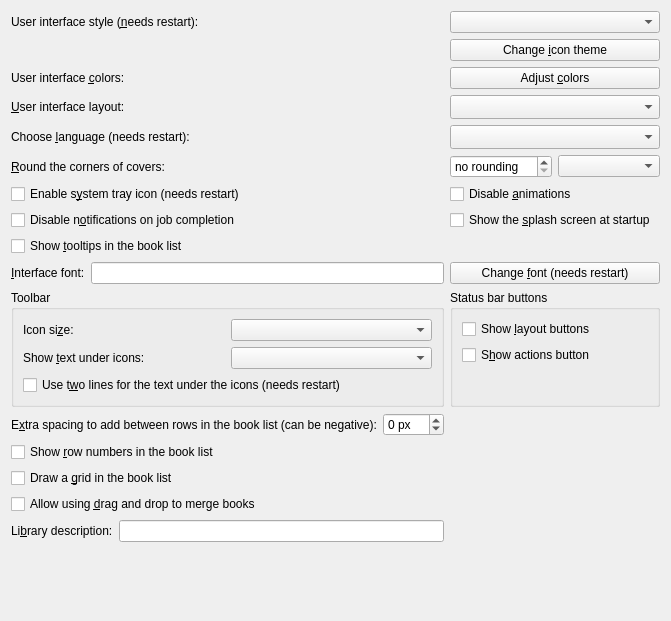
<?xml version="1.0" encoding="UTF-8"?>
<ui version="4.0">
 <class>main_interface_tab</class>
 <widget class="QWidget" name="main_interface_tab">
  <property name="geometry">
   <rect>
    <x>0</x>
    <y>0</y>
    <width>617</width>
    <height>621</height>
   </rect>
  </property>
  <layout class="QGridLayout" name="gridLayout_main_interface">
   <item row="13" column="0">
    <widget class="QCheckBox" name="opt_booklist_grid">
     <property name="text">
      <string>Draw a &amp;grid in the book list</string>
     </property>
    </widget>
   </item>
   <item row="12" column="0">
    <widget class="QCheckBox" name="opt_row_numbers_in_book_list">
     <property name="text">
      <string>Show &amp;row numbers in the book list</string>
     </property>
    </widget>
   </item>
   <item row="3" column="0">
    <widget class="QLabel" name="label_17">
     <property name="text">
      <string>&amp;User interface layout:</string>
     </property>
     <property name="buddy">
      <cstring>opt_gui_layout</cstring>
     </property>
    </widget>
   </item>
   <item row="2" column="0">
    <widget class="QLabel" name="opt_color_palette_label">
     <property name="text">
      <string>User interface &amp;colors:</string>
     </property>
     <property name="buddy">
      <cstring>button_adjust_colors</cstring>
     </property>
    </widget>
   </item>
   <item row="5" column="1">
    <layout class="QHBoxLayout" name="horizontalLayout_3">
     <item>
      <widget class="QSpinBox" name="opt_cover_corner_radius">
       <property name="toolTip">
        <string>Round the corners of covers in many places they are displayed such as the Cover grid, Book details panel, etc. Adjust the amount of rounding with this setting. A value of between 5 and 10 looks good with most covers sizes. Zero disables rounding and is the default.</string>
       </property>
       <property name="specialValueText">
        <string>no rounding</string>
       </property>
      </widget>
     </item>
     <item>
      <widget class="QComboBox" name="opt_cover_corner_radius_unit">
       <property name="toolTip">
        <string>The unit for the cover corner rounding. Either pixel values or as a percentage of the cover size.</string>
       </property>
      </widget>
     </item>
    </layout>
   </item>
   <item row="14" column="0">
    <widget class="QCheckBox" name="opt_dnd_merge">
     <property name="text">
      <string>Allow using &amp;drag and drop to merge books</string>
     </property>
    </widget>
   </item>
   <item row="15" column="0">
    <layout class="QHBoxLayout" name="desc_layout">
     <item>
      <widget class="QLabel" name="desc_label">
       <property name="text">
        <string>Li&amp;brary description:</string>
       </property>
       <property name="buddy">
        <cstring>opt_library_description</cstring>
       </property>
      </widget>
     </item>
     <item>
      <widget class="QLineEdit" name="opt_library_description">
       <property name="toolTip">
        <string>Text put here will show in the calibre window title bar after the library name</string>
       </property>
      </widget>
     </item>
    </layout>
   </item>
   <item row="6" column="1">
    <widget class="QCheckBox" name="opt_disable_animations">
     <property name="toolTip">
      <string>Disable all animations. Useful if you have a slow/old computer.</string>
     </property>
     <property name="text">
      <string>Disable &amp;animations</string>
     </property>
    </widget>
   </item>
   <item row="8" column="0">
    <widget class="QCheckBox" name="opt_book_list_tooltips">
     <property name="text">
      <string>Show &amp;tooltips in the book list</string>
     </property>
    </widget>
   </item>
   <item row="4" column="0">
    <widget class="QLabel" name="label_7">
     <property name="text">
      <string>Choose &amp;language (needs restart):</string>
     </property>
     <property name="buddy">
      <cstring>opt_language</cstring>
     </property>
    </widget>
   </item>
   <item row="9" column="0">
    <layout class="QHBoxLayout" name="horizontalLayout">
     <item>
      <widget class="QLabel" name="label_2">
       <property name="text">
        <string>&amp;Interface font:</string>
       </property>
       <property name="buddy">
        <cstring>font_display</cstring>
       </property>
      </widget>
     </item>
     <item>
      <widget class="QLineEdit" name="font_display">
       <property name="readOnly">
        <bool>true</bool>
       </property>
      </widget>
     </item>
    </layout>
   </item>
   <item row="11" column="0">
    <layout class="QHBoxLayout" name="layout_spacing">
     <item>
      <widget class="QLabel" name="label_4">
       <property name="text">
        <string>E&amp;xtra spacing to add between rows in the book list (can be negative):</string>
       </property>
       <property name="buddy">
        <cstring>opt_book_list_extra_row_spacing</cstring>
       </property>
      </widget>
     </item>
     <item>
      <widget class="QSpinBox" name="opt_book_list_extra_row_spacing">
       <property name="suffix">
        <string> px</string>
       </property>
       <property name="minimum">
        <number>-20</number>
       </property>
      </widget>
     </item>
    </layout>
   </item>
   <item row="7" column="1">
    <widget class="QCheckBox" name="opt_show_splash_screen">
     <property name="text">
      <string>Show the &amp;splash screen at startup</string>
     </property>
    </widget>
   </item>
   <item row="1" column="0">
    <widget class="QLabel" name="icon_theme">
     <property name="text">
      <string/>
     </property>
    </widget>
   </item>
   <item row="0" column="0">
    <widget class="QLabel" name="label_widget_style">
     <property name="text">
      <string>User interface style (&amp;needs restart):</string>
     </property>
     <property name="buddy">
      <cstring>opt_ui_style</cstring>
     </property>
    </widget>
   </item>
   <item row="10" column="1">
    <widget class="QGroupBox" name="groupBox">
     <property name="title">
      <string>Status bar buttons</string>
     </property>
     <layout class="QVBoxLayout">
      <item>
       <widget class="QCheckBox" name="opt_show_layout_buttons">
        <property name="toolTip">
         <string>Show individual buttons to control the layout of the interface rather than a single button with a popup.</string>
        </property>
        <property name="text">
         <string>Show &amp;layout buttons</string>
        </property>
       </widget>
      </item>
      <item>
       <widget class="QCheckBox" name="opt_show_sb_all_actions_button">
        <property name="toolTip">
         <string>Show a button that gives quick access to all available actions with a single click.</string>
        </property>
        <property name="text">
         <string>S&amp;how actions button</string>
        </property>
       </widget>
      </item>
      <item>
       <spacer name="horizontalSpacer_3">
        <property name="orientation">
         <enum>Qt::Vertical</enum>
        </property>
        <property name="sizeHint" stdset="0">
         <size>
          <width>10</width>
          <height>20</height>
         </size>
        </property>
       </spacer>
      </item>
     </layout>
    </widget>
   </item>
   <item row="9" column="1">
    <widget class="QPushButton" name="change_font_button">
     <property name="text">
      <string>Change &amp;font (needs restart)</string>
     </property>
    </widget>
   </item>
   <item row="5" column="0">
    <widget class="QLabel" name="label_6">
     <property name="text">
      <string>&amp;Round the corners of covers:</string>
     </property>
     <property name="buddy">
      <cstring>opt_cover_corner_radius</cstring>
     </property>
    </widget>
   </item>
   <item row="1" column="1">
    <widget class="QPushButton" name="icon_theme_button">
     <property name="text">
      <string>Change &amp;icon theme</string>
     </property>
    </widget>
   </item>
   <item row="10" column="0">
    <widget class="QGroupBox" name="groupBox_2">
     <property name="title">
      <string>Toolbar</string>
     </property>
     <layout class="QGridLayout" name="gridLayout_8">
      <item row="0" column="1">
       <widget class="QComboBox" name="opt_toolbar_icon_size"/>
      </item>
      <item row="1" column="1">
       <widget class="QComboBox" name="opt_toolbar_text"/>
      </item>
      <item row="1" column="0">
       <widget class="QLabel" name="label_8">
        <property name="text">
         <string>Show &amp;text under icons:</string>
        </property>
        <property name="buddy">
         <cstring>opt_toolbar_text</cstring>
        </property>
       </widget>
      </item>
      <item row="2" column="0" colspan="2">
       <widget class="QCheckBox" name="opt_wrap_toolbar_text">
        <property name="text">
         <string>Use t&amp;wo lines for the text under the icons (needs restart)</string>
        </property>
       </widget>
      </item>
      <item row="0" column="0">
       <widget class="QLabel" name="label_5">
        <property name="text">
         <string>Icon si&amp;ze:</string>
        </property>
        <property name="buddy">
         <cstring>opt_toolbar_icon_size</cstring>
        </property>
       </widget>
      </item>
     </layout>
    </widget>
   </item>
   <item row="7" column="0">
    <widget class="QCheckBox" name="opt_disable_tray_notification">
     <property name="toolTip">
      <string>Disable popup notifications when calibre completes jobs such a conversion, sending to device etc. The notifications are sent via the operating system notification facility, if available.</string>
     </property>
     <property name="text">
      <string>Disable n&amp;otifications on job completion</string>
     </property>
    </widget>
   </item>
   <item row="2" column="1">
    <widget class="QPushButton" name="button_adjust_colors">
     <property name="text">
      <string>Adjust &amp;colors</string>
     </property>
    </widget>
   </item>
   <item row="4" column="1">
    <widget class="QComboBox" name="opt_language">
     <property name="sizeAdjustPolicy">
      <enum>QComboBox::AdjustToMinimumContentsLengthWithIcon</enum>
     </property>
     <property name="minimumContentsLength">
      <number>20</number>
     </property>
    </widget>
   </item>
   <item row="6" column="0">
    <widget class="QCheckBox" name="opt_systray_icon">
     <property name="text">
      <string>Enable s&amp;ystem tray icon (needs restart)</string>
     </property>
    </widget>
   </item>
   <item row="0" column="1">
    <widget class="QComboBox" name="opt_ui_style"/>
   </item>
   <item row="3" column="1">
    <widget class="QComboBox" name="opt_gui_layout">
     <property name="maximumSize">
      <size>
       <width>250</width>
       <height>16777215</height>
      </size>
     </property>
     <property name="sizeAdjustPolicy">
      <enum>QComboBox::AdjustToMinimumContentsLengthWithIcon</enum>
     </property>
     <property name="minimumContentsLength">
      <number>20</number>
     </property>
    </widget>
   </item>
   <item row="100" column="0">
    <spacer name="verticalSpacer_2">
     <property name="orientation">
      <enum>Qt::Vertical</enum>
     </property>
     <property name="sizeHint" stdset="0">
      <size>
       <width>20</width>
       <height>40</height>
      </size>
     </property>
    </spacer>
   </item>
  </layout>
 </widget>
 <resources>
  <include location="../../../../../resources/images.qrc"/>
 </resources>
 <connections/>
</ui>
